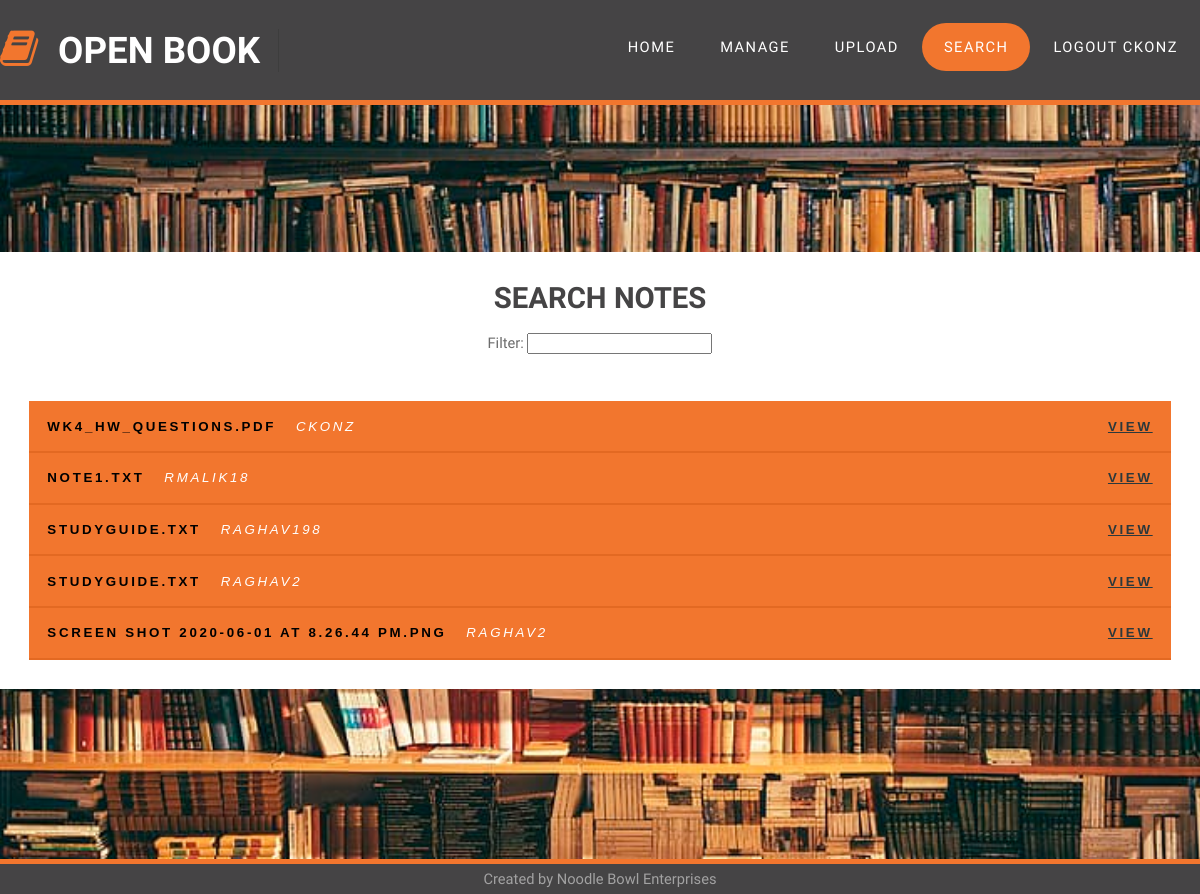
/search.html (signed in), run on the app's committed database.
### app.py (models this page shows, shortened)
class User(db.Model):
    id = db.Column(db.Integer, primary_key=True)
    username = db.Column(db.String(20), nullable=False, unique=True)
    password = db.Column(db.String(128), nullable=False)
    privilege = db.Column(db.Integer, nullable=False)
    notes = db.relationship('Note', backref='uploader', lazy=True)

class Note(db.Model):
    id = db.Column(db.Integer, primary_key=True)
    filename = db.Column(db.String(256), nullable=False)
    filehash = db.Column(db.String(128), nullable=False, unique=True)
    tags = db.Column(db.Text())
    user_id = db.Column(db.Integer, db.ForeignKey('user.id'), nullable=False)

### app.py (the view)
@app.route('/search.html')
def search_notes():
    if session.get('logged_in'):
        all_notes = Note.query.all()
        return render_template('search.html', notes=all_notes, page='search')
    flash('You need to be logged in to view this!')
    return redirect(url_for('login'))

### templates/search.html (shortened to what this page needs)
{% extends 'base.html' %}
{% block pageContent %}
<div id="page" class="container">
    <h1>SEARCH NOTES</h1><br />
    Filter: <input type="text" id="notes-filter" /><br /><br />
    <div class="accordion" id="results">
        {% for note in notes %}
        <button class="accordion_tab">
            {{note.filename}}
            <span style="color: #FFF; padding-left: 1em; font-weight: 300;"><em>{{note.uploader.username}}</em></span>
            <span style="color: #FFF; float: right;"><a target="_blank" href="view/{{note.filehash}}">View</a></span>
        </button>
        {% endfor %}
    </div>
</div>
{% endblock %}

### templates/base.html (shortened to what this page needs)
<html>
    <head>
        <link rel='stylesheet' href='{{url_for("static", filename="css/default.css")}}' />
        <link rel='stylesheet' href='{{url_for("static", filename="css/fonts.css")}}'>
    </head>
    <body>
        <div id="header-wrapper" class="sticky">
            <div id="header" class="container">
                <div id="logo">
                    <h1><span class="fa fa-book"></span><a href="#">Open Book</a></h1>
                </div>
                <div id="menu">
                    <ul>
                        <li class="menu_item {% if page == 'intro' %} current_page_item {% endif %}"><a href="intro.html" accesskey="1" title="">Home</a></li>
                        <li class="menu_item {% if page == 'list' %} current_page_item {% endif %}"><a href="list.html" accesskey="2" title="">Manage</a></li>
                        <li class="menu_item {% if page == 'upload' %} current_page_item {% endif %}"><a href="upload.html" accesskey="3" title="">Upload</a></li>
                        <li class="menu_item {% if page == 'search' %} current_page_item {% endif %}"><a href="search.html" accesskey="4" title="">Search</a></li>
                        {% if session['logged_in'] %}
                        <li class="menu_item"><a href="/logout">Logout {{session['username']}}</a></li>
                        {% else %}
                        <li class="menu_item {% if page == 'login' %} current_page_item {% endif %}"><a href="login.html" accesskey="5"
                                title="">Login</a></li>
                        {% endif %}
                    </ul>
                </div>
            </div>
        </div>
        <div id="spacer"></div>
        {% block pageContent %} {% endblock %}
        <div id="footer-wrapper">
            <div id="footer" class="container">
                Created by Noodle Bowl Enterprises
            </div>
        </div>
    </body>
</html>

### static/css/default.css (style rules this page uses)
html, body { height: 100%; }
body { margin: 0px; padding: 0px; background: #2b2b2b; background-image: url(images/bookshelf.jpg); background-size: cover; background-repeat: no-repeat; background-attachment: fixed; font-family: 'Source Sans Pro', sans-serif; font-size: 11pt; font-weight: 300; color: #6c6c6c }
h1, h2, h3 { margin: 0; padding: 0; font-weight: 600; color: #454445; }
p, ol, ul { margin-top: 0; }
ol, ul { padding: 0; list-style: none; }
a { color: #2C383B; }
.container { margin: 0px auto; width: 1200px; }
#header-wrapper { background: #454445FF; border-bottom: #F2762E; border-width: 0 0 5px 0; border-style: solid; }
#header { position: relative; height: 100px; }
.sticky { position: fixed; top: 0; width: 100% }
#page { margin-top: 10em; min-height: 50%; padding: 2em 2em; }
#logo { position: absolute; top: 2em; width: 100%; }
#logo h1 { display: inline-block; font-size: 2.5em; text-transform: uppercase; font-weight: 700; color: #ED7070; padding-right: 0.50em; border-right: 1px solid rgba(0,0,0,.1); }
#logo span { display: inline-block; padding-right: .50em; letter-spacing: 0.10em; text-transform: uppercase; font-size: 0.90em; }
#logo a { text-decoration: none; color: #FFF; }
#logo .fa { color: #F2762E; }
#logo .fa:after { position: absolute; display: inline-block; padding-right: 2em; }
#menu { position: absolute; right: 0; top: 1.6em; }
#menu ul { display: inline-block; }
#menu li { display: block; float: left; text-align: center; }
#menu li a, #menu li span { display: inline-block; margin-left: 1px; padding: 1em 1.5em 1em 1.5em; letter-spacing: 0.10em; text-decoration: none; font-size: 1em; text-transform: uppercase; outline: 0; color: #FFF; }
#menu .current_page_item a { background: #F2762E; border-radius: 30px; color: #FFF; }
#page { overflow: hidden; padding: 2em 0em 0em 0em; background: #FFF; text-align: center; }
#footer-wrapper { overflow: hidden; padding: 7em 0em; color: rgba(255,255,255,0.5); }
#footer { background-color: #454445; position: fixed; bottom: 0; width: 100%; height: 30px; border-top: #F2762E solid 5px; text-align: center; line-height: 30px; }
.accordion { margin: 2em 2em; }
.accordion .accordion_tab { background: #F2762E; cursor: pointer; padding: 1.3em 18px; letter-spacing: 0.20em; transition: 0.4s; text-align: left; text-decoration: none; text-transform: uppercase; font-weight: 600; width: 100%; border: none; border-bottom: #E36922 solid 2px; outline: none; }
#spacer { height: 105px; }

### data on the page
User: username "CKONZ"
Note: filename "WK4_HW_QUESTIONS.PDF", uploader.username "CKONZ"
Note: filename "NOTE1.TXT", uploader.username "RMALIK18"
Note: filename "STUDYGUIDE.TXT", uploader.username "RAGHAV198"
Note: filename "STUDYGUIDE.TXT", uploader.username "RAGHAV2"
Note: filename "SCREEN SHOT 2020-06-01 AT 8.26.44 PM.PNG", uploader.username "RAGHAV2"
